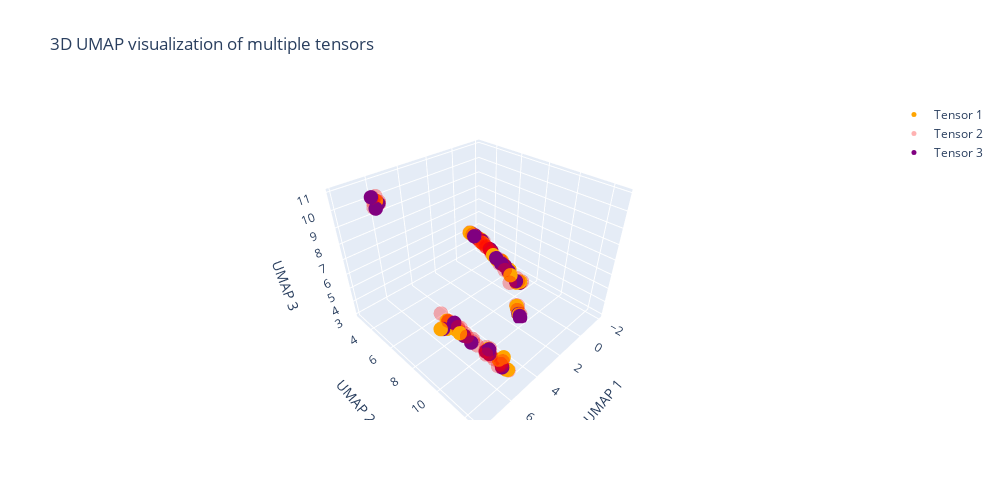

Write notebook code for a chart like this one.
### Code cell
tensors = [random_umap, x_candidates,xtest]
colors = ['orange','red','purple']
marker_sizes = [5, 5,5]
opacities = [1.0, 0.3,1.0]
plot_3d_umap_multiple_tensors(
    tensors, 
    colors=colors, 
    marker_sizes=marker_sizes, 
    opacities=opacities
)
